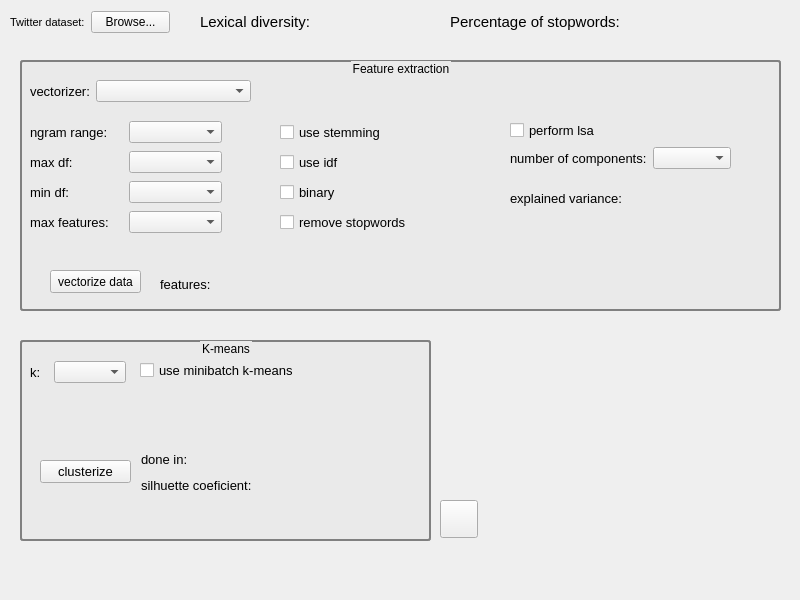
<?xml version="1.0" encoding="UTF-8"?>
<ui version="4.0">
 <class>widget_clustering_config</class>
 <widget class="QWidget" name="widget_clustering_config">
  <property name="geometry">
   <rect>
    <x>0</x>
    <y>0</y>
    <width>800</width>
    <height>600</height>
   </rect>
  </property>
  <property name="windowTitle">
   <string>Form</string>
  </property>
  <widget class="QWidget" name="layoutWidget">
   <property name="geometry">
    <rect>
     <x>200</x>
     <y>10</y>
     <width>231</width>
     <height>24</height>
    </rect>
   </property>
   <layout class="QHBoxLayout" name="horizontalLayout_11">
    <item>
     <widget class="QLabel" name="label_2">
      <property name="font">
       <font>
        <pointsize>11</pointsize>
       </font>
      </property>
      <property name="text">
       <string>Lexical diversity:</string>
      </property>
     </widget>
    </item>
    <item>
     <widget class="QLabel" name="label_lexical_diversity">
      <property name="font">
       <font>
        <pointsize>10</pointsize>
       </font>
      </property>
      <property name="styleSheet">
       <string notr="true"/>
      </property>
      <property name="frameShape">
       <enum>QFrame::NoFrame</enum>
      </property>
      <property name="text">
       <string/>
      </property>
     </widget>
    </item>
   </layout>
  </widget>
  <widget class="QWidget" name="layoutWidget">
   <property name="geometry">
    <rect>
     <x>450</x>
     <y>10</y>
     <width>331</width>
     <height>24</height>
    </rect>
   </property>
   <layout class="QHBoxLayout" name="horizontalLayout_12">
    <item>
     <widget class="QLabel" name="label_3">
      <property name="font">
       <font>
        <pointsize>11</pointsize>
       </font>
      </property>
      <property name="text">
       <string>Percentage of stopwords:</string>
      </property>
     </widget>
    </item>
    <item>
     <widget class="QLabel" name="label_percentage_stopwords">
      <property name="font">
       <font>
        <pointsize>10</pointsize>
       </font>
      </property>
      <property name="frameShape">
       <enum>QFrame::NoFrame</enum>
      </property>
      <property name="text">
       <string/>
      </property>
     </widget>
    </item>
   </layout>
  </widget>
  <widget class="QGroupBox" name="groupBox">
   <property name="geometry">
    <rect>
     <x>20</x>
     <y>60</y>
     <width>761</width>
     <height>251</height>
    </rect>
   </property>
   <property name="styleSheet">
    <string notr="true">QGroupBox#groupBox { 
	background-color: rgb(234, 234, 234);
     border: 2px solid gray; 
     border-radius: 3px; 
 } </string>
   </property>
   <property name="title">
    <string>Feature extraction</string>
   </property>
   <property name="alignment">
    <set>Qt::AlignCenter</set>
   </property>
   <widget class="QWidget" name="layoutWidget_6">
    <property name="geometry">
     <rect>
      <x>490</x>
      <y>60</y>
      <width>221</width>
      <height>101</height>
     </rect>
    </property>
    <layout class="QVBoxLayout" name="verticalLayout_5">
     <item>
      <widget class="QCheckBox" name="check_perform_lsa_clustering_2">
       <property name="font">
        <font>
         <pointsize>10</pointsize>
        </font>
       </property>
       <property name="text">
        <string>perform lsa</string>
       </property>
      </widget>
     </item>
     <item>
      <layout class="QHBoxLayout" name="horizontalLayout_20">
       <item>
        <widget class="QLabel" name="label_21">
         <property name="font">
          <font>
           <pointsize>10</pointsize>
          </font>
         </property>
         <property name="text">
          <string>number of components:</string>
         </property>
        </widget>
       </item>
       <item>
        <widget class="QComboBox" name="combo_n_components_clustering_2"/>
       </item>
      </layout>
     </item>
     <item>
      <layout class="QHBoxLayout" name="horizontalLayout_21">
       <item>
        <widget class="QLabel" name="label_22">
         <property name="font">
          <font>
           <pointsize>10</pointsize>
          </font>
         </property>
         <property name="text">
          <string>explained variance:</string>
         </property>
        </widget>
       </item>
       <item>
        <widget class="QLabel" name="label_explained_variance_2">
         <property name="font">
          <font>
           <pointsize>10</pointsize>
          </font>
         </property>
         <property name="frameShape">
          <enum>QFrame::NoFrame</enum>
         </property>
         <property name="text">
          <string/>
         </property>
        </widget>
       </item>
      </layout>
     </item>
    </layout>
   </widget>
   <widget class="QWidget" name="layoutWidget_3">
    <property name="geometry">
     <rect>
      <x>10</x>
      <y>59</y>
      <width>192</width>
      <height>119</height>
     </rect>
    </property>
    <layout class="QVBoxLayout" name="verticalLayout_4">
     <item>
      <layout class="QHBoxLayout" name="horizontalLayout_15">
       <item>
        <widget class="QLabel" name="label_16">
         <property name="font">
          <font>
           <pointsize>10</pointsize>
          </font>
         </property>
         <property name="text">
          <string>ngram range:</string>
         </property>
        </widget>
       </item>
       <item>
        <widget class="QComboBox" name="combo_ngram_range_clustering_2"/>
       </item>
      </layout>
     </item>
     <item>
      <layout class="QHBoxLayout" name="horizontalLayout_16" stretch="0,0">
       <item>
        <widget class="QLabel" name="label_17">
         <property name="font">
          <font>
           <pointsize>10</pointsize>
          </font>
         </property>
         <property name="text">
          <string>max df:</string>
         </property>
        </widget>
       </item>
       <item>
        <widget class="QComboBox" name="combo_max_df_clustering_2"/>
       </item>
      </layout>
     </item>
     <item>
      <layout class="QHBoxLayout" name="horizontalLayout_17">
       <item>
        <widget class="QLabel" name="label_18">
         <property name="font">
          <font>
           <pointsize>10</pointsize>
          </font>
         </property>
         <property name="text">
          <string>min df:</string>
         </property>
        </widget>
       </item>
       <item>
        <widget class="QComboBox" name="combo_min_df_clustering_2"/>
       </item>
      </layout>
     </item>
     <item>
      <layout class="QHBoxLayout" name="horizontalLayout_18">
       <item>
        <widget class="QLabel" name="label_19">
         <property name="font">
          <font>
           <pointsize>10</pointsize>
          </font>
         </property>
         <property name="text">
          <string>max features: </string>
         </property>
        </widget>
       </item>
       <item>
        <widget class="QComboBox" name="combo_max_features_clustering_2"/>
       </item>
      </layout>
     </item>
    </layout>
   </widget>
   <widget class="QPushButton" name="button_vectorize">
    <property name="geometry">
     <rect>
      <x>30</x>
      <y>210</y>
      <width>91</width>
      <height>23</height>
     </rect>
    </property>
    <property name="text">
     <string>vectorize data</string>
    </property>
   </widget>
   <widget class="QWidget" name="layoutWidget_4">
    <property name="geometry">
     <rect>
      <x>260</x>
      <y>59</y>
      <width>195</width>
      <height>119</height>
     </rect>
    </property>
    <layout class="QVBoxLayout" name="vlayout_checkboxes_2">
     <item>
      <widget class="QCheckBox" name="check_use_stemming_clustering_2">
       <property name="font">
        <font>
         <pointsize>10</pointsize>
        </font>
       </property>
       <property name="text">
        <string>use stemming</string>
       </property>
      </widget>
     </item>
     <item>
      <widget class="QCheckBox" name="check_use_idf_clustering_2">
       <property name="font">
        <font>
         <pointsize>10</pointsize>
        </font>
       </property>
       <property name="text">
        <string>use idf</string>
       </property>
      </widget>
     </item>
     <item>
      <widget class="QCheckBox" name="check_binary_clustering_2">
       <property name="font">
        <font>
         <pointsize>10</pointsize>
        </font>
       </property>
       <property name="text">
        <string>binary</string>
       </property>
      </widget>
     </item>
     <item>
      <widget class="QCheckBox" name="check_remove_stopwords_clustering_2">
       <property name="font">
        <font>
         <pointsize>10</pointsize>
        </font>
       </property>
       <property name="text">
        <string>remove stopwords</string>
       </property>
      </widget>
     </item>
    </layout>
   </widget>
   <widget class="QWidget" name="layoutWidget_2">
    <property name="geometry">
     <rect>
      <x>10</x>
      <y>19</y>
      <width>221</width>
      <height>24</height>
     </rect>
    </property>
    <layout class="QHBoxLayout" name="horizontalLayout_7" stretch="0,1">
     <item>
      <widget class="QLabel" name="label_15">
       <property name="font">
        <font>
         <pointsize>10</pointsize>
        </font>
       </property>
       <property name="text">
        <string>vectorizer:</string>
       </property>
      </widget>
     </item>
     <item>
      <widget class="QComboBox" name="combo_vectorizer_clustering_2"/>
     </item>
    </layout>
   </widget>
   <widget class="QWidget" name="layoutWidget_5">
    <property name="geometry">
     <rect>
      <x>140</x>
      <y>209</y>
      <width>219</width>
      <height>31</height>
     </rect>
    </property>
    <layout class="QHBoxLayout" name="horizontalLayout_19" stretch="0,1">
     <item>
      <widget class="QLabel" name="label_20">
       <property name="font">
        <font>
         <pointsize>10</pointsize>
        </font>
       </property>
       <property name="styleSheet">
        <string notr="true">border-color: rgb(0, 0, 0);</string>
       </property>
       <property name="text">
        <string>features:</string>
       </property>
      </widget>
     </item>
     <item>
      <widget class="QLabel" name="label_features_clustering_2">
       <property name="font">
        <font>
         <pointsize>10</pointsize>
        </font>
       </property>
       <property name="styleSheet">
        <string notr="true"/>
       </property>
       <property name="frameShape">
        <enum>QFrame::NoFrame</enum>
       </property>
       <property name="text">
        <string/>
       </property>
      </widget>
     </item>
    </layout>
   </widget>
  </widget>
  <widget class="QGroupBox" name="groupBox_2">
   <property name="geometry">
    <rect>
     <x>20</x>
     <y>340</y>
     <width>411</width>
     <height>201</height>
    </rect>
   </property>
   <property name="styleSheet">
    <string notr="true">QGroupBox#groupBox_2 { 
	 background-color: rgb(234, 234, 234);
     border: 2px solid gray; 
     border-radius: 3px; 
 } </string>
   </property>
   <property name="title">
    <string>K-means</string>
   </property>
   <property name="alignment">
    <set>Qt::AlignCenter</set>
   </property>
   <widget class="QWidget" name="layoutWidget_8">
    <property name="geometry">
     <rect>
      <x>10</x>
      <y>20</y>
      <width>96</width>
      <height>24</height>
     </rect>
    </property>
    <layout class="QHBoxLayout" name="horizontalLayout_24" stretch="0,0">
     <item>
      <widget class="QLabel" name="label_25">
       <property name="font">
        <font>
         <pointsize>10</pointsize>
        </font>
       </property>
       <property name="text">
        <string>k:</string>
       </property>
      </widget>
     </item>
     <item>
      <widget class="QComboBox" name="combo_clusters_2"/>
     </item>
    </layout>
   </widget>
   <widget class="QCheckBox" name="check_use_minibatch_clustering">
    <property name="geometry">
     <rect>
      <x>120</x>
      <y>20</y>
      <width>193</width>
      <height>21</height>
     </rect>
    </property>
    <property name="font">
     <font>
      <pointsize>10</pointsize>
     </font>
    </property>
    <property name="text">
     <string>use minibatch k-means</string>
    </property>
   </widget>
   <widget class="QPushButton" name="button_clusterize">
    <property name="geometry">
     <rect>
      <x>20</x>
      <y>120</y>
      <width>91</width>
      <height>23</height>
     </rect>
    </property>
    <property name="font">
     <font>
      <pointsize>10</pointsize>
     </font>
    </property>
    <property name="toolTip">
     <string>clusterize data</string>
    </property>
    <property name="text">
     <string>clusterize</string>
    </property>
   </widget>
   <widget class="QWidget" name="layoutWidget">
    <property name="geometry">
     <rect>
      <x>121</x>
      <y>136</y>
      <width>191</width>
      <height>18</height>
     </rect>
    </property>
    <layout class="QHBoxLayout" name="horizontalLayout_23">
     <item>
      <widget class="QLabel" name="label_24">
       <property name="font">
        <font>
         <pointsize>10</pointsize>
        </font>
       </property>
       <property name="text">
        <string>silhuette coeficient:</string>
       </property>
      </widget>
     </item>
     <item>
      <widget class="QLabel" name="label_silhuette_2">
       <property name="font">
        <font>
         <pointsize>10</pointsize>
        </font>
       </property>
       <property name="frameShape">
        <enum>QFrame::NoFrame</enum>
       </property>
       <property name="text">
        <string/>
       </property>
      </widget>
     </item>
    </layout>
   </widget>
   <widget class="QWidget" name="layoutWidget">
    <property name="geometry">
     <rect>
      <x>121</x>
      <y>110</y>
      <width>191</width>
      <height>18</height>
     </rect>
    </property>
    <layout class="QHBoxLayout" name="horizontalLayout_22" stretch="0,1">
     <item>
      <widget class="QLabel" name="label_23">
       <property name="font">
        <font>
         <pointsize>10</pointsize>
        </font>
       </property>
       <property name="text">
        <string>done in:</string>
       </property>
      </widget>
     </item>
     <item>
      <widget class="QLabel" name="label_donein_clustering_2">
       <property name="font">
        <font>
         <pointsize>10</pointsize>
        </font>
       </property>
       <property name="frameShape">
        <enum>QFrame::NoFrame</enum>
       </property>
       <property name="text">
        <string/>
       </property>
      </widget>
     </item>
    </layout>
   </widget>
  </widget>
  <widget class="QWidget" name="layoutWidget">
   <property name="geometry">
    <rect>
     <x>10</x>
     <y>10</y>
     <width>160</width>
     <height>25</height>
    </rect>
   </property>
   <layout class="QHBoxLayout" name="horizontalLayout">
    <item>
     <widget class="QLabel" name="label">
      <property name="font">
       <font>
        <pointsize>8</pointsize>
       </font>
      </property>
      <property name="text">
       <string>Twitter dataset:</string>
      </property>
     </widget>
    </item>
    <item>
     <widget class="QPushButton" name="button_open_file">
      <property name="toolTip">
       <string>open</string>
      </property>
      <property name="styleSheet">
       <string notr="true"/>
      </property>
      <property name="text">
       <string>Browse...</string>
      </property>
      <property name="iconSize">
       <size>
        <width>53</width>
        <height>36</height>
       </size>
      </property>
     </widget>
    </item>
   </layout>
  </widget>
  <widget class="QPushButton" name="button_save_clustering_config">
   <property name="geometry">
    <rect>
     <x>440</x>
     <y>500</y>
     <width>38</width>
     <height>38</height>
    </rect>
   </property>
   <property name="styleSheet">
    <string notr="true"/>
   </property>
   <property name="text">
    <string/>
   </property>
  </widget>
 </widget>
 <resources>
  <include location="../assets/save.qrc"/>
  <include location="../assets/save_2.qrc"/>
 </resources>
 <connections/>
</ui>
